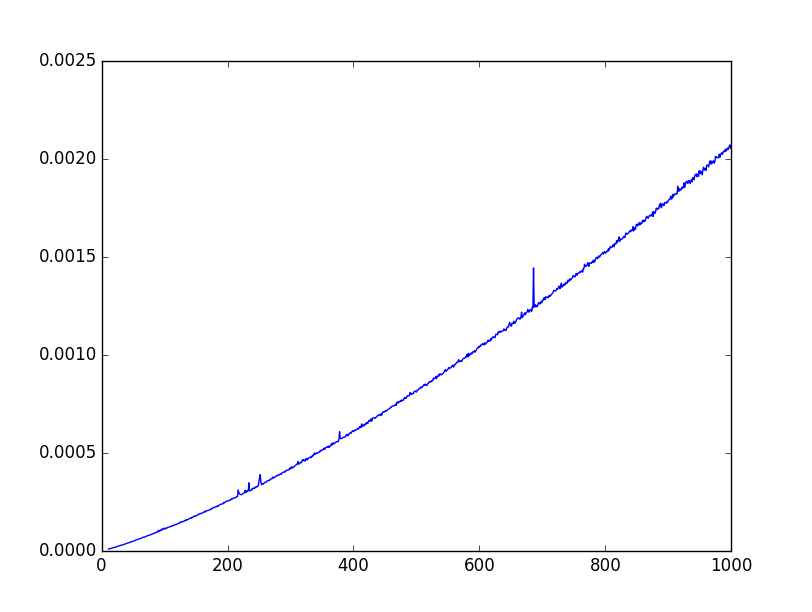

The script that drew this image:
#!/usr/bin/python
import timeit
import numpy as np
import math
import  matplotlib.pyplot as plt
import pdb
import random

def getKthElement(k , arr):
    localMaxIndex = 0
    localMax = arr[localMaxIndex]

    # scan first portion
    if len(arr) == 0:
        return None
    if len(arr) == 1:
        return arr[0]
    for i in range(k):
        if arr[i] > localMax:
            localMax = arr[i]
            localMaxIndex = i
    tmp_arr = arr[k:]
    while len(tmp_arr) > 0:
        if tmp_arr[0] < localMax:
            arr[localMaxIndex] = tmp_arr[0]
            del tmp_arr[0]
            return getKthElement(k, arr[:k]+tmp_arr)
        else:
            del tmp_arr[0]
    return localMax

def quickSort(arr, l, h):
    if l < h:
        part = partition(arr, l, h)
        quickSort(arr, l, part - 1)
        quickSort(arr, part+1, h)
def partition(arr, l, h):
    piv = arr[h]
    i = l - 1
    for j in range(l, h, 1):
        if arr[j] <= piv:
            i += 1
            arr[i], arr[j] = arr[j], arr[i]
    arr[i+1], arr[h] = arr[h], arr[i+1]
    return i + 1


if __name__ == "__main__":
    avgs = []
    v = 1000
    k = 10
    x_axs = range(k + 1,v,1)
    for x in x_axs:
        avg = 0
        r = 100
        for __ in range(r):
            k = random.randint(0,x-1)
            arr = [random.randint(0,100) for _ in range(x)]
            start_time = timeit.default_timer()
            quickSort(arr, 0, len(arr) - 1)
            element = arr[k]#getKthElement(k, arr)
            elapsed = timeit.default_timer() - start_time
            avg += elapsed
        avg /= float(r)
        avgs.append(avg)

    plt.plot(x_axs, avgs)
    plt.show()
